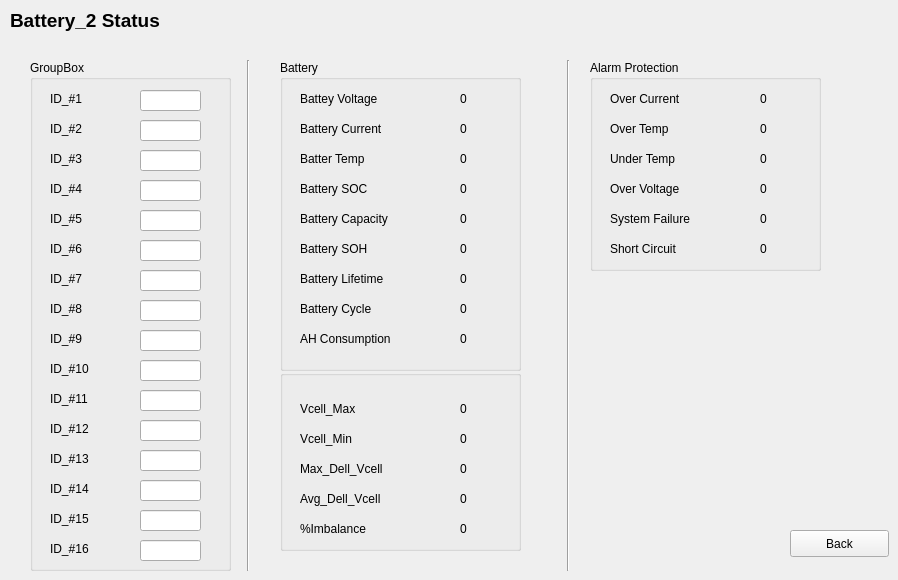
    <widget class="QWidget" name="page_3">
     <widget class="QPushButton" name="pushButton_3">
      <property name="geometry">
       <rect>
        <x>790</x>
        <y>530</y>
        <width>99</width>
        <height>27</height>
       </rect>
      </property>
      <property name="text">
       <string>Back</string>
      </property>
     </widget>
     <widget class="QLabel" name="label_50">
      <property name="geometry">
       <rect>
        <x>10</x>
        <y>10</y>
        <width>161</width>
        <height>21</height>
       </rect>
      </property>
      <property name="font">
       <font>
        <pointsize>14</pointsize>
        <weight>75</weight>
        <bold>true</bold>
       </font>
      </property>
      <property name="text">
       <string>Battery_2 Status</string>
      </property>
     </widget>
     <widget class="Line" name="line_4">
      <property name="geometry">
       <rect>
        <x>560</x>
        <y>60</y>
        <width>16</width>
        <height>511</height>
       </rect>
      </property>
      <property name="orientation">
       <enum>Qt::Vertical</enum>
      </property>
     </widget>
     <widget class="QGroupBox" name="groupBox_15">
      <property name="geometry">
       <rect>
        <x>30</x>
        <y>60</y>
        <width>201</width>
        <height>511</height>
       </rect>
      </property>
      <property name="title">
       <string>GroupBox</string>
      </property>
      <widget class="QLabel" name="label_96">
       <property name="geometry">
        <rect>
         <x>20</x>
         <y>30</y>
         <width>121</width>
         <height>17</height>
        </rect>
       </property>
       <property name="text">
        <string>ID_#1</string>
       </property>
      </widget>
      <widget class="QLabel" name="label_97">
       <property name="geometry">
        <rect>
         <x>20</x>
         <y>60</y>
         <width>101</width>
         <height>17</height>
        </rect>
       </property>
       <property name="text">
        <string>ID_#2</string>
       </property>
      </widget>
      <widget class="QLabel" name="label_98">
       <property name="geometry">
        <rect>
         <x>20</x>
         <y>90</y>
         <width>111</width>
         <height>17</height>
        </rect>
       </property>
       <property name="text">
        <string>ID_#3</string>
       </property>
      </widget>
      <widget class="QLabel" name="label_99">
       <property name="geometry">
        <rect>
         <x>20</x>
         <y>120</y>
         <width>111</width>
         <height>17</height>
        </rect>
       </property>
       <property name="text">
        <string>ID_#4</string>
       </property>
      </widget>
      <widget class="QLabel" name="label_100">
       <property name="geometry">
        <rect>
         <x>20</x>
         <y>150</y>
         <width>121</width>
         <height>17</height>
        </rect>
       </property>
       <property name="text">
        <string>ID_#5</string>
       </property>
      </widget>
      <widget class="QLabel" name="label_101">
       <property name="geometry">
        <rect>
         <x>20</x>
         <y>180</y>
         <width>121</width>
         <height>17</height>
        </rect>
       </property>
       <property name="text">
        <string>ID_#6</string>
       </property>
      </widget>
      <widget class="QLabel" name="label_102">
       <property name="geometry">
        <rect>
         <x>20</x>
         <y>210</y>
         <width>121</width>
         <height>17</height>
        </rect>
       </property>
       <property name="text">
        <string>ID_#7</string>
       </property>
      </widget>
      <widget class="QLabel" name="label_103">
       <property name="geometry">
        <rect>
         <x>20</x>
         <y>240</y>
         <width>121</width>
         <height>17</height>
        </rect>
       </property>
       <property name="text">
        <string>ID_#8</string>
       </property>
      </widget>
      <widget class="QLabel" name="label_104">
       <property name="geometry">
        <rect>
         <x>20</x>
         <y>270</y>
         <width>121</width>
         <height>17</height>
        </rect>
       </property>
       <property name="text">
        <string>ID_#9</string>
       </property>
      </widget>
      <widget class="QLabel" name="label_105">
       <property name="geometry">
        <rect>
         <x>20</x>
         <y>300</y>
         <width>121</width>
         <height>17</height>
        </rect>
       </property>
       <property name="text">
        <string>ID_#10</string>
       </property>
      </widget>
      <widget class="QLabel" name="label_106">
       <property name="geometry">
        <rect>
         <x>20</x>
         <y>330</y>
         <width>121</width>
         <height>17</height>
        </rect>
       </property>
       <property name="text">
        <string>ID_#11</string>
       </property>
      </widget>
      <widget class="QLabel" name="label_107">
       <property name="geometry">
        <rect>
         <x>20</x>
         <y>390</y>
         <width>121</width>
         <height>17</height>
        </rect>
       </property>
       <property name="text">
        <string>ID_#13</string>
       </property>
      </widget>
      <widget class="QLabel" name="label_108">
       <property name="geometry">
        <rect>
         <x>20</x>
         <y>360</y>
         <width>121</width>
         <height>17</height>
        </rect>
       </property>
       <property name="text">
        <string>ID_#12</string>
       </property>
      </widget>
      <widget class="QLabel" name="label_109">
       <property name="geometry">
        <rect>
         <x>20</x>
         <y>420</y>
         <width>121</width>
         <height>17</height>
        </rect>
       </property>
       <property name="text">
        <string>ID_#14</string>
       </property>
      </widget>
      <widget class="QLabel" name="label_110">
       <property name="geometry">
        <rect>
         <x>20</x>
         <y>450</y>
         <width>121</width>
         <height>17</height>
        </rect>
       </property>
       <property name="text">
        <string>ID_#15</string>
       </property>
      </widget>
      <widget class="QLabel" name="label_111">
       <property name="geometry">
        <rect>
         <x>20</x>
         <y>480</y>
         <width>121</width>
         <height>17</height>
        </rect>
       </property>
       <property name="text">
        <string>ID_#16</string>
       </property>
      </widget>
      <widget class="QLineEdit" name="bat_2_id_9">
       <property name="geometry">
        <rect>
         <x>110</x>
         <y>270</y>
         <width>61</width>
         <height>21</height>
        </rect>
       </property>
      </widget>
      <widget class="QLineEdit" name="bat_2_id_10">
       <property name="geometry">
        <rect>
         <x>110</x>
         <y>300</y>
         <width>61</width>
         <height>21</height>
        </rect>
       </property>
      </widget>
      <widget class="QLineEdit" name="bat_2_id_15">
       <property name="geometry">
        <rect>
         <x>110</x>
         <y>450</y>
         <width>61</width>
         <height>21</height>
        </rect>
       </property>
      </widget>
      <widget class="QLineEdit" name="bat_2_id_6">
       <property name="geometry">
        <rect>
         <x>110</x>
         <y>180</y>
         <width>61</width>
         <height>21</height>
        </rect>
       </property>
      </widget>
      <widget class="QLineEdit" name="bat_2_id_8">
       <property name="geometry">
        <rect>
         <x>110</x>
         <y>240</y>
         <width>61</width>
         <height>21</height>
        </rect>
       </property>
      </widget>
      <widget class="QLineEdit" name="bat_2_id_5">
       <property name="geometry">
        <rect>
         <x>110</x>
         <y>150</y>
         <width>61</width>
         <height>21</height>
        </rect>
       </property>
      </widget>
      <widget class="QLineEdit" name="bat_2_id_16">
       <property name="geometry">
        <rect>
         <x>110</x>
         <y>480</y>
         <width>61</width>
         <height>21</height>
        </rect>
       </property>
      </widget>
      <widget class="QLineEdit" name="bat_2_id_11">
       <property name="geometry">
        <rect>
         <x>110</x>
         <y>330</y>
         <width>61</width>
         <height>21</height>
        </rect>
       </property>
      </widget>
      <widget class="QLineEdit" name="bat_2_id_12">
       <property name="geometry">
        <rect>
         <x>110</x>
         <y>360</y>
         <width>61</width>
         <height>21</height>
        </rect>
       </property>
      </widget>
      <widget class="QLineEdit" name="bat_2_id_1">
       <property name="geometry">
        <rect>
         <x>110</x>
         <y>30</y>
         <width>61</width>
         <height>21</height>
        </rect>
       </property>
      </widget>
      <widget class="QLineEdit" name="bat_2_id_13">
       <property name="geometry">
        <rect>
         <x>110</x>
         <y>390</y>
         <width>61</width>
         <height>21</height>
        </rect>
       </property>
      </widget>
      <widget class="QLineEdit" name="bat_2_id_2">
       <property name="geometry">
        <rect>
         <x>110</x>
         <y>60</y>
         <width>61</width>
         <height>21</height>
        </rect>
       </property>
      </widget>
      <widget class="QLineEdit" name="bat_2_id_14">
       <property name="geometry">
        <rect>
         <x>110</x>
         <y>420</y>
         <width>61</width>
         <height>21</height>
        </rect>
       </property>
      </widget>
      <widget class="QLineEdit" name="bat_2_id_4">
       <property name="geometry">
        <rect>
         <x>110</x>
         <y>120</y>
         <width>61</width>
         <height>21</height>
        </rect>
       </property>
      </widget>
      <widget class="QLineEdit" name="bat_2_id_3">
       <property name="geometry">
        <rect>
         <x>110</x>
         <y>90</y>
         <width>61</width>
         <height>21</height>
        </rect>
       </property>
      </widget>
      <widget class="QLineEdit" name="bat_2_id_7">
       <property name="geometry">
        <rect>
         <x>110</x>
         <y>210</y>
         <width>61</width>
         <height>21</height>
        </rect>
       </property>
      </widget>
     </widget>
     <widget class="Line" name="line_5">
      <property name="geometry">
       <rect>
        <x>240</x>
        <y>60</y>
        <width>16</width>
        <height>511</height>
       </rect>
      </property>
      <property name="orientation">
       <enum>Qt::Vertical</enum>
      </property>
     </widget>
     <widget class="QGroupBox" name="groupBox_54">
      <property name="geometry">
       <rect>
        <x>590</x>
        <y>60</y>
        <width>231</width>
        <height>211</height>
       </rect>
      </property>
      <property name="title">
       <string>Alarm Protection</string>
      </property>
      <widget class="QLabel" name="label_589">
       <property name="geometry">
        <rect>
         <x>20</x>
         <y>30</y>
         <width>121</width>
         <height>17</height>
        </rect>
       </property>
       <property name="text">
        <string>Over Current</string>
       </property>
      </widget>
      <widget class="QLabel" name="label_590">
       <property name="geometry">
        <rect>
         <x>20</x>
         <y>60</y>
         <width>101</width>
         <height>17</height>
        </rect>
       </property>
       <property name="text">
        <string>Over Temp</string>
       </property>
      </widget>
      <widget class="QLabel" name="label_591">
       <property name="geometry">
        <rect>
         <x>20</x>
         <y>90</y>
         <width>111</width>
         <height>17</height>
        </rect>
       </property>
       <property name="text">
        <string>Under Temp</string>
       </property>
      </widget>
      <widget class="QLabel" name="label_592">
       <property name="geometry">
        <rect>
         <x>20</x>
         <y>120</y>
         <width>111</width>
         <height>17</height>
        </rect>
       </property>
       <property name="text">
        <string>Over Voltage</string>
       </property>
      </widget>
      <widget class="QLabel" name="label_593">
       <property name="geometry">
        <rect>
         <x>20</x>
         <y>150</y>
         <width>121</width>
         <height>17</height>
        </rect>
       </property>
       <property name="text">
        <string>System Failure</string>
       </property>
      </widget>
      <widget class="QLabel" name="label_594">
       <property name="geometry">
        <rect>
         <x>20</x>
         <y>180</y>
         <width>121</width>
         <height>17</height>
        </rect>
       </property>
       <property name="text">
        <string>Short Circuit</string>
       </property>
      </widget>
      <widget class="QLabel" name="bat_2_over_temp">
       <property name="geometry">
        <rect>
         <x>170</x>
         <y>60</y>
         <width>41</width>
         <height>17</height>
        </rect>
       </property>
       <property name="text">
        <string>0</string>
       </property>
      </widget>
      <widget class="QLabel" name="bat_2_under_temp">
       <property name="geometry">
        <rect>
         <x>170</x>
         <y>90</y>
         <width>41</width>
         <height>17</height>
        </rect>
       </property>
       <property name="text">
        <string>0</string>
       </property>
      </widget>
      <widget class="QLabel" name="bat_2_system_failure">
       <property name="geometry">
        <rect>
         <x>170</x>
         <y>150</y>
         <width>41</width>
         <height>17</height>
        </rect>
       </property>
       <property name="text">
        <string>0</string>
       </property>
      </widget>
      <widget class="QLabel" name="bat_2_short_circuit">
       <property name="geometry">
        <rect>
         <x>170</x>
         <y>180</y>
         <width>41</width>
         <height>17</height>
        </rect>
       </property>
       <property name="text">
        <string>0</string>
       </property>
      </widget>
      <widget class="QLabel" name="bat_2_over_current">
       <property name="geometry">
        <rect>
         <x>170</x>
         <y>30</y>
         <width>41</width>
         <height>17</height>
        </rect>
       </property>
       <property name="text">
        <string>0</string>
       </property>
      </widget>
      <widget class="QLabel" name="bat_2_over_voltage">
       <property name="geometry">
        <rect>
         <x>170</x>
         <y>120</y>
         <width>41</width>
         <height>17</height>
        </rect>
       </property>
       <property name="text">
        <string>0</string>
       </property>
      </widget>
     </widget>
     <widget class="QGroupBox" name="groupBox_55">
      <property name="geometry">
       <rect>
        <x>280</x>
        <y>60</y>
        <width>241</width>
        <height>311</height>
       </rect>
      </property>
      <property name="title">
       <string>Battery</string>
      </property>
      <widget class="QLabel" name="label_601">
       <property name="geometry">
        <rect>
         <x>20</x>
         <y>30</y>
         <width>121</width>
         <height>17</height>
        </rect>
       </property>
       <property name="text">
        <string>Battey Voltage</string>
       </property>
      </widget>
      <widget class="QLabel" name="label_602">
       <property name="geometry">
        <rect>
         <x>20</x>
         <y>60</y>
         <width>141</width>
         <height>17</height>
        </rect>
       </property>
       <property name="text">
        <string>Battery Current</string>
       </property>
      </widget>
      <widget class="QLabel" name="label_603">
       <property name="geometry">
        <rect>
         <x>20</x>
         <y>90</y>
         <width>111</width>
         <height>17</height>
        </rect>
       </property>
       <property name="text">
        <string>Batter Temp</string>
       </property>
      </widget>
      <widget class="QLabel" name="label_604">
       <property name="geometry">
        <rect>
         <x>20</x>
         <y>120</y>
         <width>111</width>
         <height>17</height>
        </rect>
       </property>
       <property name="text">
        <string>Battery SOC</string>
       </property>
      </widget>
      <widget class="QLabel" name="label_605">
       <property name="geometry">
        <rect>
         <x>20</x>
         <y>150</y>
         <width>141</width>
         <height>17</height>
        </rect>
       </property>
       <property name="text">
        <string>Battery Capacity</string>
       </property>
      </widget>
      <widget class="QLabel" name="label_606">
       <property name="geometry">
        <rect>
         <x>20</x>
         <y>180</y>
         <width>141</width>
         <height>17</height>
        </rect>
       </property>
       <property name="text">
        <string>Battery SOH</string>
       </property>
      </widget>
      <widget class="QLabel" name="label_607">
       <property name="geometry">
        <rect>
         <x>20</x>
         <y>210</y>
         <width>141</width>
         <height>17</height>
        </rect>
       </property>
       <property name="text">
        <string>Battery Lifetime</string>
       </property>
      </widget>
      <widget class="QLabel" name="label_608">
       <property name="geometry">
        <rect>
         <x>20</x>
         <y>240</y>
         <width>141</width>
         <height>17</height>
        </rect>
       </property>
       <property name="text">
        <string>Battery Cycle</string>
       </property>
      </widget>
      <widget class="QLabel" name="label_609">
       <property name="geometry">
        <rect>
         <x>20</x>
         <y>270</y>
         <width>141</width>
         <height>17</height>
        </rect>
       </property>
       <property name="text">
        <string>AH Consumption</string>
       </property>
      </widget>
      <widget class="QLabel" name="bat_2_current">
       <property name="geometry">
        <rect>
         <x>180</x>
         <y>60</y>
         <width>41</width>
         <height>17</height>
        </rect>
       </property>
       <property name="text">
        <string>0</string>
       </property>
      </widget>
      <widget class="QLabel" name="bat_2_temp">
       <property name="geometry">
        <rect>
         <x>180</x>
         <y>90</y>
         <width>41</width>
         <height>17</height>
        </rect>
       </property>
       <property name="text">
        <string>0</string>
       </property>
      </widget>
      <widget class="QLabel" name="bat_2_capacity">
       <property name="geometry">
        <rect>
         <x>180</x>
         <y>150</y>
         <width>41</width>
         <height>17</height>
        </rect>
       </property>
       <property name="text">
        <string>0</string>
       </property>
      </widget>
      <widget class="QLabel" name="bat_2_soh">
       <property name="geometry">
        <rect>
         <x>180</x>
         <y>180</y>
         <width>41</width>
         <height>17</height>
        </rect>
       </property>
       <property name="text">
        <string>0</string>
       </property>
      </widget>
      <widget class="QLabel" name="bat_2_voltage">
       <property name="geometry">
        <rect>
         <x>180</x>
         <y>30</y>
         <width>41</width>
         <height>17</height>
        </rect>
       </property>
       <property name="text">
        <string>0</string>
       </property>
      </widget>
      <widget class="QLabel" name="bat_2_soc">
       <property name="geometry">
        <rect>
         <x>180</x>
         <y>120</y>
         <width>41</width>
         <height>17</height>
        </rect>
       </property>
       <property name="text">
        <string>0</string>
       </property>
      </widget>
      <widget class="QLabel" name="bat_2_cycle">
       <property name="geometry">
        <rect>
         <x>180</x>
         <y>240</y>
         <width>41</width>
         <height>17</height>
        </rect>
       </property>
       <property name="text">
        <string>0</string>
       </property>
      </widget>
      <widget class="QLabel" name="bat_2_consumption">
       <property name="geometry">
        <rect>
         <x>180</x>
         <y>270</y>
         <width>41</width>
         <height>17</height>
        </rect>
       </property>
       <property name="text">
        <string>0</string>
       </property>
      </widget>
      <widget class="QLabel" name="bat_2_lifetime">
       <property name="geometry">
        <rect>
         <x>180</x>
         <y>210</y>
         <width>41</width>
         <height>17</height>
        </rect>
       </property>
       <property name="text">
        <string>0</string>
       </property>
      </widget>
     </widget>
     <widget class="QGroupBox" name="groupBox_56">
      <property name="geometry">
       <rect>
        <x>280</x>
        <y>370</y>
        <width>241</width>
        <height>181</height>
       </rect>
      </property>
      <property name="title">
       <string/>
      </property>
      <widget class="QLabel" name="label_619">
       <property name="geometry">
        <rect>
         <x>20</x>
         <y>30</y>
         <width>121</width>
         <height>17</height>
        </rect>
       </property>
       <property name="text">
        <string>Vcell_Max</string>
       </property>
      </widget>
      <widget class="QLabel" name="label_620">
       <property name="geometry">
        <rect>
         <x>20</x>
         <y>60</y>
         <width>101</width>
         <height>17</height>
        </rect>
       </property>
       <property name="text">
        <string>Vcell_Min</string>
       </property>
      </widget>
      <widget class="QLabel" name="label_621">
       <property name="geometry">
        <rect>
         <x>20</x>
         <y>90</y>
         <width>111</width>
         <height>17</height>
        </rect>
       </property>
       <property name="text">
        <string>Max_Dell_Vcell</string>
       </property>
      </widget>
      <widget class="QLabel" name="label_622">
       <property name="geometry">
        <rect>
         <x>20</x>
         <y>120</y>
         <width>111</width>
         <height>17</height>
        </rect>
       </property>
       <property name="text">
        <string>Avg_Dell_Vcell</string>
       </property>
      </widget>
      <widget class="QLabel" name="label_623">
       <property name="geometry">
        <rect>
         <x>20</x>
         <y>150</y>
         <width>121</width>
         <height>17</height>
        </rect>
       </property>
       <property name="text">
        <string>%Imbalance</string>
       </property>
      </widget>
      <widget class="QLabel" name="bat_2_vcell_max">
       <property name="geometry">
        <rect>
         <x>180</x>
         <y>30</y>
         <width>41</width>
         <height>17</height>
        </rect>
       </property>
       <property name="text">
        <string>0</string>
       </property>
      </widget>
      <widget class="QLabel" name="bat_2_vcell_min">
       <property name="geometry">
        <rect>
         <x>180</x>
         <y>60</y>
         <width>41</width>
         <height>17</height>
        </rect>
       </property>
       <property name="text">
        <string>0</string>
       </property>
      </widget>
      <widget class="QLabel" name="bat_2_avg_dell_vcell">
       <property name="geometry">
        <rect>
         <x>180</x>
         <y>120</y>
         <width>41</width>
         <height>17</height>
        </rect>
       </property>
       <property name="text">
        <string>0</string>
       </property>
      </widget>
      <widget class="QLabel" name="bat_2_imbalance">
       <property name="geometry">
        <rect>
         <x>180</x>
         <y>150</y>
         <width>41</width>
         <height>17</height>
        </rect>
       </property>
       <property name="text">
        <string>0</string>
       </property>
      </widget>
      <widget class="QLabel" name="bat_2_max_dell_vcell">
       <property name="geometry">
        <rect>
         <x>180</x>
         <y>90</y>
         <width>41</width>
         <height>17</height>
        </rect>
       </property>
       <property name="text">
        <string>0</string>
       </property>
      </widget>
     </widget>
    </widget>
